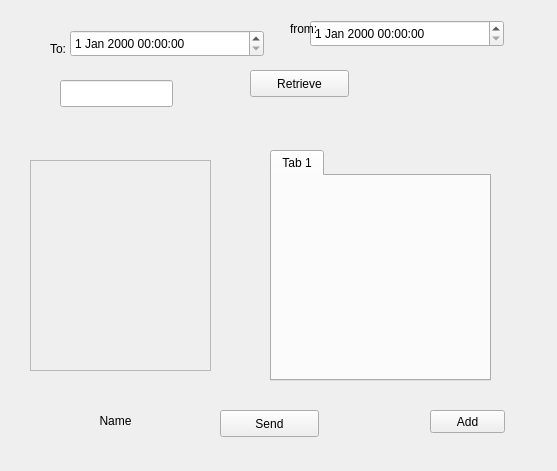
<?xml version="1.0" encoding="UTF-8"?>
<ui version="4.0">
 <class>FruitNameForm</class>
 <widget class="QWidget" name="FruitNameForm">
  <property name="geometry">
   <rect>
    <x>0</x>
    <y>0</y>
    <width>557</width>
    <height>471</height>
   </rect>
  </property>
  <property name="sizePolicy">
   <sizepolicy hsizetype="Expanding" vsizetype="Expanding">
    <horstretch>0</horstretch>
    <verstretch>0</verstretch>
   </sizepolicy>
  </property>
  <property name="windowTitle">
   <string>Form</string>
  </property>
  <widget class="QDateTimeEdit" name="fromDate">
   <property name="geometry">
    <rect>
     <x>310</x>
     <y>20</y>
     <width>194</width>
     <height>27</height>
    </rect>
   </property>
  </widget>
  <widget class="QPushButton" name="sendButton">
   <property name="geometry">
    <rect>
     <x>220</x>
     <y>410</y>
     <width>99</width>
     <height>27</height>
    </rect>
   </property>
   <property name="text">
    <string>Send</string>
   </property>
  </widget>
  <widget class="QLabel" name="toLabel">
   <property name="geometry">
    <rect>
     <x>50</x>
     <y>40</y>
     <width>67</width>
     <height>17</height>
    </rect>
   </property>
   <property name="text">
    <string>To:</string>
   </property>
  </widget>
  <widget class="QLabel" name="fromLabel">
   <property name="geometry">
    <rect>
     <x>290</x>
     <y>20</y>
     <width>67</width>
     <height>17</height>
    </rect>
   </property>
   <property name="text">
    <string>from:</string>
   </property>
  </widget>
  <widget class="QLabel" name="nameLabel">
   <property name="geometry">
    <rect>
     <x>10</x>
     <y>400</y>
     <width>211</width>
     <height>41</height>
    </rect>
   </property>
   <property name="text">
    <string>Name</string>
   </property>
   <property name="alignment">
    <set>Qt::AlignCenter</set>
   </property>
  </widget>
  <widget class="QDateTimeEdit" name="toDate">
   <property name="geometry">
    <rect>
     <x>70</x>
     <y>30</y>
     <width>194</width>
     <height>27</height>
    </rect>
   </property>
  </widget>
  <widget class="QLineEdit" name="nameLineEdit">
   <property name="geometry">
    <rect>
     <x>60</x>
     <y>80</y>
     <width>113</width>
     <height>27</height>
    </rect>
   </property>
  </widget>
  <widget class="QPushButton" name="retrieveButton">
   <property name="geometry">
    <rect>
     <x>250</x>
     <y>70</y>
     <width>99</width>
     <height>27</height>
    </rect>
   </property>
   <property name="text">
    <string>Retrieve</string>
   </property>
  </widget>
  <widget class="QTabWidget" name="tabWidget">
   <property name="geometry">
    <rect>
     <x>270</x>
     <y>150</y>
     <width>221</width>
     <height>231</height>
    </rect>
   </property>
   <property name="currentIndex">
    <number>0</number>
   </property>
   <widget class="QWidget" name="tab">
    <attribute name="title">
     <string>Tab 1</string>
    </attribute>
   </widget>
  </widget>
  <widget class="QPushButton" name="AddParty">
   <property name="geometry">
    <rect>
     <x>430</x>
     <y>410</y>
     <width>75</width>
     <height>23</height>
    </rect>
   </property>
   <property name="text">
    <string>Add</string>
   </property>
  </widget>
  <widget class="QFrame" name="frame">
   <property name="geometry">
    <rect>
     <x>30</x>
     <y>160</y>
     <width>181</width>
     <height>211</height>
    </rect>
   </property>
   <property name="frameShape">
    <enum>QFrame::StyledPanel</enum>
   </property>
   <property name="frameShadow">
    <enum>QFrame::Raised</enum>
   </property>
  </widget>
 </widget>
 <resources/>
 <connections/>
</ui>
